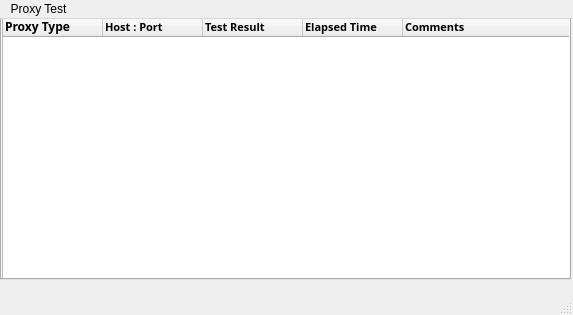
<?xml version="1.0" encoding="UTF-8"?>
<ui version="4.0">
 <class>PorxyList</class>
 <widget class="QMainWindow" name="PorxyList">
  <property name="geometry">
   <rect>
    <x>0</x>
    <y>0</y>
    <width>573</width>
    <height>315</height>
   </rect>
  </property>
  <property name="sizePolicy">
   <sizepolicy hsizetype="Preferred" vsizetype="Preferred">
    <horstretch>0</horstretch>
    <verstretch>0</verstretch>
   </sizepolicy>
  </property>
  <property name="windowTitle">
   <string>Proxy Tester</string>
  </property>
  <widget class="QWidget" name="centralwidget">
   <widget class="QTabWidget" name="tabWidget">
    <property name="geometry">
     <rect>
      <x>0</x>
      <y>-50</y>
      <width>571</width>
      <height>311</height>
     </rect>
    </property>
    <property name="currentIndex">
     <number>0</number>
    </property>
    <widget class="QWidget" name="tab1">
     <attribute name="title">
      <string>All Proxy</string>
     </attribute>
     <widget class="QTreeWidget" name="treeList">
      <property name="geometry">
       <rect>
        <x>0</x>
        <y>20</y>
        <width>570</width>
        <height>300</height>
       </rect>
      </property>
      <property name="font">
       <font>
        <family>Arial</family>
        <pointsize>9</pointsize>
        <weight>50</weight>
        <bold>false</bold>
       </font>
      </property>
      <column>
       <property name="text">
        <string>Proxy Type</string>
       </property>
       <property name="font">
        <font>
         <family>Arial Black</family>
         <weight>75</weight>
         <bold>true</bold>
        </font>
       </property>
      </column>
      <column>
       <property name="text">
        <string>Host : Port</string>
       </property>
       <property name="font">
        <font>
         <family>Arial Black</family>
         <pointsize>8</pointsize>
         <weight>75</weight>
         <bold>true</bold>
        </font>
       </property>
      </column>
      <column>
       <property name="text">
        <string>Test Result</string>
       </property>
       <property name="font">
        <font>
         <family>Arial Black</family>
         <pointsize>8</pointsize>
         <weight>75</weight>
         <bold>true</bold>
        </font>
       </property>
      </column>
      <column>
       <property name="text">
        <string>Elapsed Time</string>
       </property>
       <property name="font">
        <font>
         <family>Arial Black</family>
         <pointsize>8</pointsize>
         <weight>75</weight>
         <bold>true</bold>
        </font>
       </property>
      </column>
      <column>
       <property name="text">
        <string>Comments</string>
       </property>
       <property name="font">
        <font>
         <family>Arial Black</family>
         <pointsize>8</pointsize>
         <weight>75</weight>
         <bold>true</bold>
        </font>
       </property>
      </column>
     </widget>
    </widget>
    <widget class="QWidget" name="tab2">
     <attribute name="title">
      <string>Passed Proxy</string>
     </attribute>
     <widget class="QTreeWidget" name="treeList_P">
      <property name="geometry">
       <rect>
        <x>0</x>
        <y>0</y>
        <width>561</width>
        <height>281</height>
       </rect>
      </property>
      <property name="font">
       <font>
        <family>Arial</family>
        <pointsize>9</pointsize>
        <weight>50</weight>
        <bold>false</bold>
       </font>
      </property>
      <column>
       <property name="text">
        <string>Proxy Type</string>
       </property>
       <property name="font">
        <font>
         <family>Arial Black</family>
         <weight>75</weight>
         <bold>true</bold>
        </font>
       </property>
      </column>
      <column>
       <property name="text">
        <string>Host : Port</string>
       </property>
       <property name="font">
        <font>
         <family>Arial Black</family>
         <pointsize>8</pointsize>
         <weight>75</weight>
         <bold>true</bold>
        </font>
       </property>
      </column>
      <column>
       <property name="text">
        <string>Test Result</string>
       </property>
       <property name="font">
        <font>
         <family>Arial Black</family>
         <pointsize>8</pointsize>
         <weight>75</weight>
         <bold>true</bold>
        </font>
       </property>
      </column>
      <column>
       <property name="text">
        <string>Elapsed Time</string>
       </property>
       <property name="font">
        <font>
         <family>Arial Black</family>
         <pointsize>8</pointsize>
         <weight>75</weight>
         <bold>true</bold>
        </font>
       </property>
      </column>
      <column>
       <property name="text">
        <string>Comments</string>
       </property>
       <property name="font">
        <font>
         <family>Arial Black</family>
         <pointsize>8</pointsize>
         <weight>75</weight>
         <bold>true</bold>
        </font>
       </property>
      </column>
     </widget>
    </widget>
    <widget class="QWidget" name="tab3">
     <attribute name="title">
      <string>Failed Proxy</string>
     </attribute>
     <widget class="QTreeWidget" name="treeList_F">
      <property name="geometry">
       <rect>
        <x>0</x>
        <y>0</y>
        <width>561</width>
        <height>281</height>
       </rect>
      </property>
      <property name="font">
       <font>
        <family>Arial</family>
        <pointsize>9</pointsize>
        <weight>50</weight>
        <bold>false</bold>
       </font>
      </property>
      <column>
       <property name="text">
        <string>Proxy Type</string>
       </property>
       <property name="font">
        <font>
         <family>Arial Black</family>
         <weight>75</weight>
         <bold>true</bold>
        </font>
       </property>
      </column>
      <column>
       <property name="text">
        <string>Host : Port</string>
       </property>
       <property name="font">
        <font>
         <family>Arial Black</family>
         <pointsize>8</pointsize>
         <weight>75</weight>
         <bold>true</bold>
        </font>
       </property>
      </column>
      <column>
       <property name="text">
        <string>Test Result</string>
       </property>
       <property name="font">
        <font>
         <family>Arial Black</family>
         <pointsize>8</pointsize>
         <weight>75</weight>
         <bold>true</bold>
        </font>
       </property>
      </column>
      <column>
       <property name="text">
        <string>Elapsed Time</string>
       </property>
       <property name="font">
        <font>
         <family>Arial Black</family>
         <pointsize>8</pointsize>
         <weight>75</weight>
         <bold>true</bold>
        </font>
       </property>
      </column>
      <column>
       <property name="text">
        <string>Comments</string>
       </property>
       <property name="font">
        <font>
         <family>Arial Black</family>
         <pointsize>8</pointsize>
         <weight>75</weight>
         <bold>true</bold>
        </font>
       </property>
      </column>
     </widget>
    </widget>
   </widget>
  </widget>
  <widget class="QMenuBar" name="menubar">
   <property name="geometry">
    <rect>
     <x>0</x>
     <y>0</y>
     <width>573</width>
     <height>25</height>
    </rect>
   </property>
   <widget class="QMenu" name="menuProxy_Test">
    <property name="title">
     <string>Proxy Test</string>
    </property>
   </widget>
   <addaction name="menuProxy_Test"/>
  </widget>
  <widget class="QStatusBar" name="statusBar"/>
 </widget>
 <resources/>
 <connections/>
</ui>
